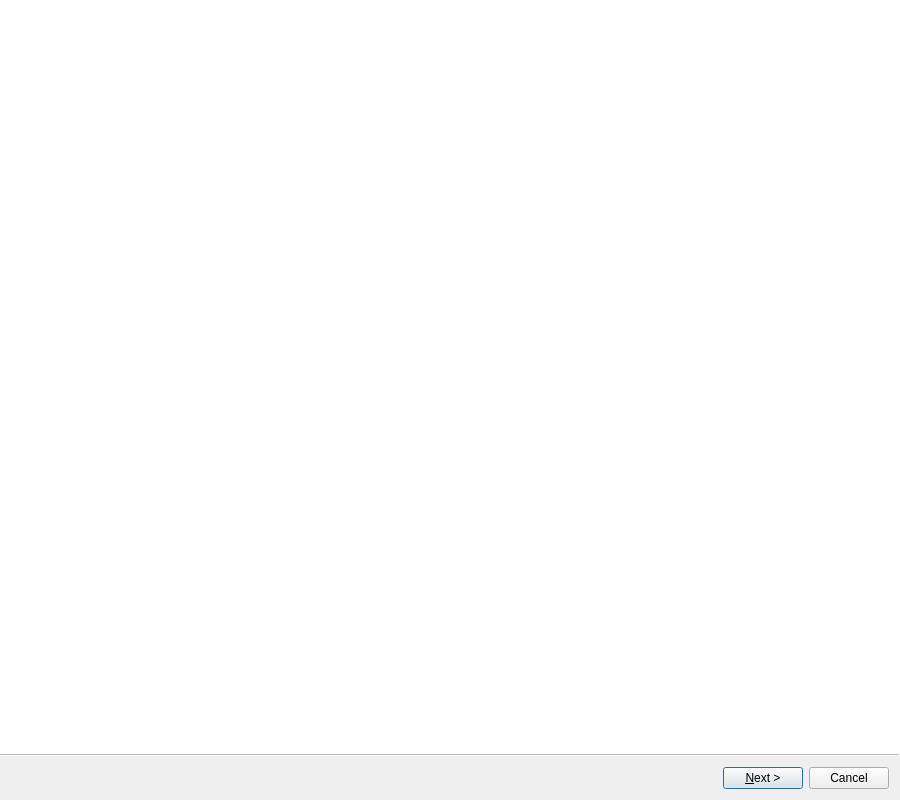
<?xml version="1.0" encoding="UTF-8"?>
<ui version="4.0">
 <author>Thomas Vogt</author>
 <class>Arinc615aDlaQt::UploadOperationWizard</class>
 <widget class="QWizard" name="Arinc615aDlaQt::UploadOperationWizard">
  <property name="windowModality">
   <enum>Qt::ApplicationModal</enum>
  </property>
  <property name="geometry">
   <rect>
    <x>0</x>
    <y>0</y>
    <width>900</width>
    <height>800</height>
   </rect>
  </property>
  <property name="windowTitle">
   <string>Upload Operation</string>
  </property>
  <property name="windowIcon">
   <iconset resource="../resources/arinc_615a_dla_qt_resources.qrc">
    <normaloff>:/arinc615a_upload_operation_icon.svg</normaloff>:/arinc615a_upload_operation_icon.svg</iconset>
  </property>
  <property name="wizardStyle">
   <enum>QWizard::ModernStyle</enum>
  </property>
  <property name="options">
   <set>QWizard::NoBackButtonOnLastPage|QWizard::NoBackButtonOnStartPage</set>
  </property>
  <widget class="Arinc615aDlaQt::UploadOperationSettingsPage" name="settings"/>
  <widget class="Arinc615aDlaQt::UploadOperationStatusPage" name="status"/>
  <widget class="Arinc615aDlaQt::UploadOperationCompletedPage" name="completed"/>
 </widget>
 <customwidgets>
  <customwidget>
   <class>Arinc615aDlaQt::UploadOperationStatusPage</class>
   <extends>QWizardPage</extends>
   <header location="global">arinc_615a_dla_qt/upload/UploadOperationStatusPage.hpp</header>
   <container>1</container>
  </customwidget>
  <customwidget>
   <class>Arinc615aDlaQt::UploadOperationSettingsPage</class>
   <extends>QWizardPage</extends>
   <header location="global">arinc_615a_dla_qt/upload/UploadOperationSettingsPage.hpp</header>
   <container>1</container>
  </customwidget>
  <customwidget>
   <class>Arinc615aDlaQt::UploadOperationCompletedPage</class>
   <extends>QWizardPage</extends>
   <header location="global">arinc_615a_dla_qt/upload/UploadOperationCompletedPage.hpp</header>
   <container>1</container>
  </customwidget>
 </customwidgets>
 <resources>
  <include location="../resources/arinc_615a_dla_qt_resources.qrc"/>
 </resources>
 <connections/>
</ui>
